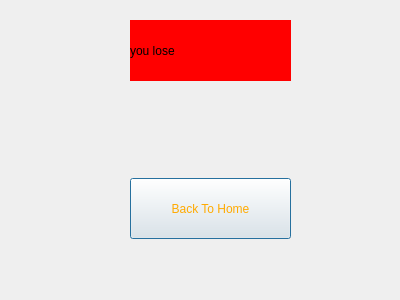
<?xml version="1.0" encoding="UTF-8"?>
<ui version="4.0">
 <class>loserPage</class>
 <widget class="QDialog" name="loserPage">
  <property name="geometry">
   <rect>
    <x>0</x>
    <y>0</y>
    <width>400</width>
    <height>300</height>
   </rect>
  </property>
  <property name="windowTitle">
   <string>Dialog</string>
  </property>
  <widget class="QPushButton" name="backToHome">
   <property name="geometry">
    <rect>
     <x>130</x>
     <y>178</y>
     <width>161</width>
     <height>61</height>
    </rect>
   </property>
   <property name="styleSheet">
    <string notr="true">font: italic 9pt &quot;Vivaldi&quot;;
color: rgb(255, 170, 0);</string>
   </property>
   <property name="text">
    <string>Back To Home</string>
   </property>
  </widget>
  <widget class="QLabel" name="label">
   <property name="geometry">
    <rect>
     <x>130</x>
     <y>20</y>
     <width>161</width>
     <height>61</height>
    </rect>
   </property>
   <property name="styleSheet">
    <string notr="true">font: 40pt &quot;Chiller&quot;;
background-color: rgb(255, 0, 0);</string>
   </property>
   <property name="text">
    <string>you lose</string>
   </property>
  </widget>
 </widget>
 <resources/>
 <connections/>
</ui>
